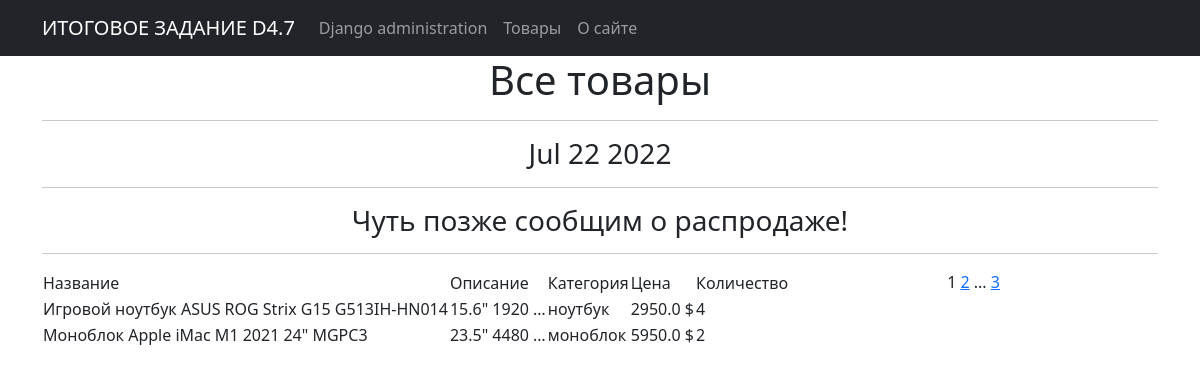
Screenshot of /products/ with the database file from the repository.
### simpleapp/models.py (models this page shows, shortened)
class Product(models.Model):
    name = models.CharField(max_length=50, unique=True)
    description = models.TextField()
    quantity = models.IntegerField(validators=[MinValueValidator(0)])
    category = models.ForeignKey(to='Category', on_delete=models.CASCADE, related_name='products')
    price = models.FloatField(validators=[MinValueValidator(0.0)])

class Category(models.Model):
    name = models.CharField(max_length=100, unique=True)

### simpleapp/views.py (the view)
# urls.py: urlpatterns = [path('', ProductsList.as_view()),
class ProductsList(ListView):
    model = Product  # Указываем модель, объекты которой мы будем выводить
    ordering = 'name'  # Поле, которое будет использоваться для сортировки объектов
    template_name = 'products.html'
    context_object_name = 'products'
    paginate_by = 2
    def get_context_data(self, **kwargs):
        context = super().get_context_data(**kwargs)
        context['next_sale'] = None #'Распродажа уже в эту пятницу!!!'
        return context

### simpleapp/templatetags/custom_filters.py (called while the page is built)
@register.filter()
def currency(value, code='rub'):
   postfix = CURRENCIES_SYMBOLS[code]
   return f'{value} {postfix}'

### simpleapp/templatetags/custom_tags.py (called while the page is built)
@register.simple_tag()
def current_time(format_string='%b %d %Y'):
    return datetime.utcnow().strftime(format_string)

### templates/products.html (shortened to what this page needs)
{% extends 'flatpages/default.html' %}
{% load custom_filters %}
{% load custom_tags %}
{% block content %}
   <h1>Все товары</h1>
   <hr>
   <h3>{% current_time '%b %d %Y' %}</h3>
   <hr>
   <h3> {{ next_sale|default_if_none:"Чуть позже сообщим о распродаже!" }} </h3>
   <hr>
   {% if products %}
       <table align='left' border="0" cellspacing="0">
           <tr align="left">
               <td>Название</td>
               <td>Описание</td>
               <td>Категория</td>
               <td>Цена</td>
               <td>Количество</td>
           </tr>
           {% for product in products %}
           <tr align="left">
               <td>{{ product.name }}</td>
               <td>{{ product.description|truncatewords:2 }}</td>
               <td>{{ product.category.name }}</td>
               <td>{{ product.price|currency:'usd' }}</td>
               <td>{{ product.quantity }}</td>
           </tr>
           {% endfor %}
       </table>
   {% else %}
       <h2>Товаров нет!</h2>
   {% endif %}
   {{ page_obj.number }}
   {% if page_obj.has_next %}
       <a href="?page={{ page_obj.next_page_number }}">{{ page_obj.next_page_number }}</a>
       {% if paginator.num_pages != page_obj.next_page_number %}
            ...
           <a href="?page={{ page_obj.paginator.num_pages }}">{{ page_obj.paginator.num_pages }}</a>
       {% endif %}
   {% endif %}
{% endblock content %}

### rows the page displays
Product: name "Игровой ноутбук ASUS ROG Strix G15 G513IH-HN014", description "15.6\" 1920 …", category.name "ноутбук", price "2950.0 $", quantity "4"
Product: name "Моноблок Apple iMac M1 2021 24\" MGPC3", description "23.5\" 4480 …", category.name "моноблок", price "5950.0 $", quantity "2"

### other values shown
{{ next_sale|default_if_none:"Чуть позже сообщим о распродаже!" }} "Чуть позже сообщим о распродаже!"
{{ page_obj.number }} "1"
{{ page_obj.next_page_number }} "2"
{{ page_obj.paginator.num_pages }} "3"
